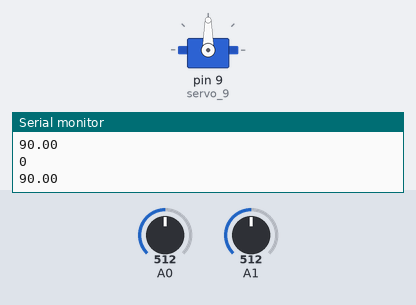
A sketch run on a simulated Arduino Uno, built with avr-gcc and run on an emulated ATmega328P. Shown: servo, the last lines printed to the serial monitor. The test bench sets the inputs (shaded band); at power-on: A0 = 512, A1 = 512.

Above: at 1.2 s.
1.3 s: A0 set to 716
At 2.6 s:
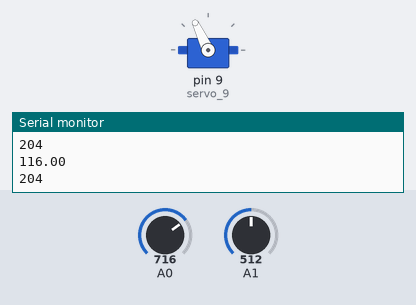
3.1 s: A1 set to 0
At 4.1 s:
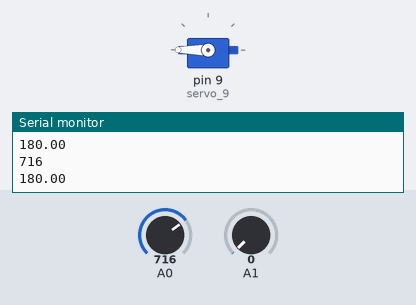
4.9 s: A1 set to 900
At 6.5 s:
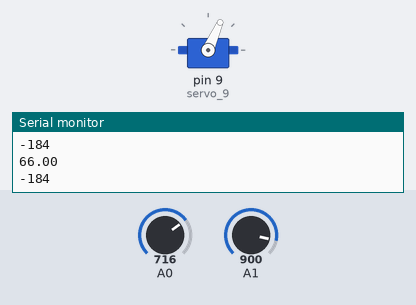
6.8 s: A0 set to 511
At 7.9 s:
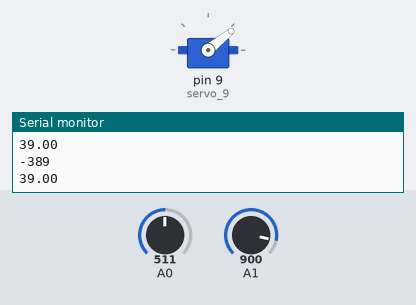
8.6 s: A0 set to 306
At 9.4 s:
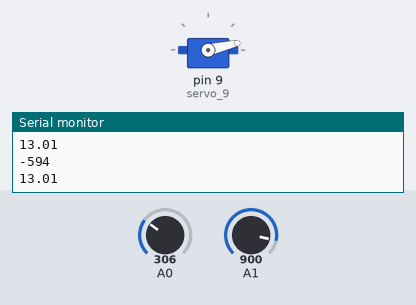
Timing chart, 0 to 11.4 s (numbered marks = the images above; inputs shaded):
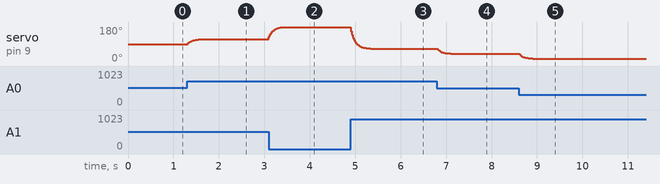

The sketch:

control-servomotor-seguimiento.ino
```cpp
// C++ code
//
#include <Servo.h>

float posicion = 0;

int luzIzq = 0;

int luzDch = 0;

int error = 0;

float movimiento = 0;

int pos_obj = 0;

float error_pos = 0;

float Kp = 0.2;

Servo servo_9;

void setup()
{
  servo_9.attach(9, 500, 2500);
  pinMode(A1, INPUT);
  pinMode(A0, INPUT);
  Serial.begin(9600);

  posicion = 90;
  servo_9.write((int)posicion);
}

void loop()
{
  luzDch = analogRead(A1);
  luzIzq = analogRead(A0);
  error = (luzIzq - luzDch);
  Serial.println(error);
  // pos_obj = (((error + 1023) * 180) / 2046);
  pos_obj = map(error, -700, 700, 0, 180);
  error_pos = (pos_obj - posicion);
  movimiento = (error_pos * Kp);
  posicion += movimiento;
  if (posicion > 180) {
    posicion = 180;
  }
  if (posicion < 0) {
    posicion = 0;
  }
  Serial.println(posicion);
  servo_9.write(posicion);
  delay(20); // Wait for 20 millisecond(s)
}
```

Measured:
- after the input at 1.3 s, servo on pin 9 (servo_9): moves from 90° to 115° over 0.29 s, starting at once
- after the input at 3.1 s, servo on pin 9 (servo_9): moves from 115° to 180° over 0.32 s, starting at once
- after the input at 4.9 s, servo on pin 9 (servo_9): moves from 180° to 66° over 0.44 s, starting at once
- after the input at 6.8 s, servo on pin 9 (servo_9): moves from 66° to 39° over 0.29 s, starting at once
- after the input at 8.6 s, servo on pin 9 (servo_9): moves from 39° to 13° over 0.29 s, starting at once
